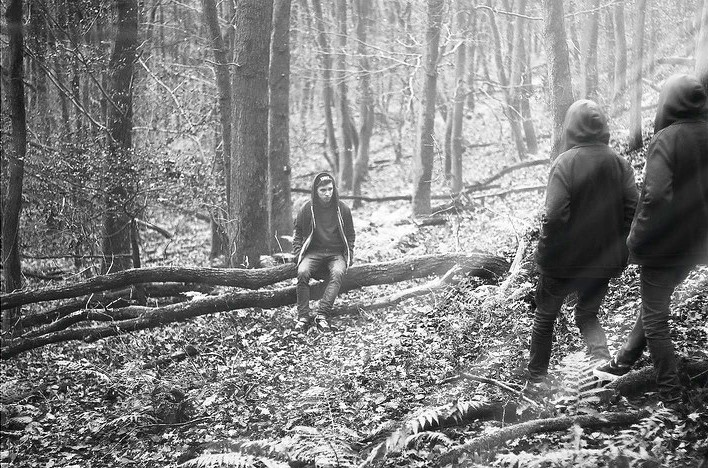
#> input picture forest.jpg, 708 x 468 px
$ jupyter execute --allow-errors Copy_of_Algo_project_image_proccessing_forest.ipynb   (shell and % lines are left out)
#> lines starting #> are read from the running program, lines starting #| are printed output that depends on the picture; long printed decimals are rounded
[cell 1]
import cv2 as cv
import numpy as np
import matplotlib.pyplot as plt
import random
import imquality.brisque as brisque

[cell 2]
img = cv.imread("forest.jpg")
#> img is the input picture: shape (468, 708, 3); mean B, G, R 131.5, 131.5, 131.4

[cell 3]
img.shape
#> Out = (468, 708, 3)

[cell 4]
gray = cv.cvtColor(img, cv.COLOR_BGR2GRAY) # Convert to greyscale

#> (a cell that did not finish here is left out)

Histogram equalization

[cell 6]
# This is original histogram, as you can see all values are bunched at the center
hist,bins = np.histogram(gray.flatten(),bins = 256,range = [0,256])
#> hist = 256 values, max 2755 at index 255, min 64 at index 3, mean 1294.3; bins = 257 values from 0 to 256
cdf = hist.cumsum()
#> cdf = 256 values from 244 to 331344
cdf_normalized = cdf * float(hist.max()) / cdf.max()
#> cdf_normalized = 256 values from 2.03 to 2755
plt.plot(cdf_normalized, color = 'b')
plt.hist(gray.flatten(),256,[0,256], color = 'r')
plt.xlim([0,256])
plt.legend(('cdf','histogram'), loc = 'upper left')
plt.show()
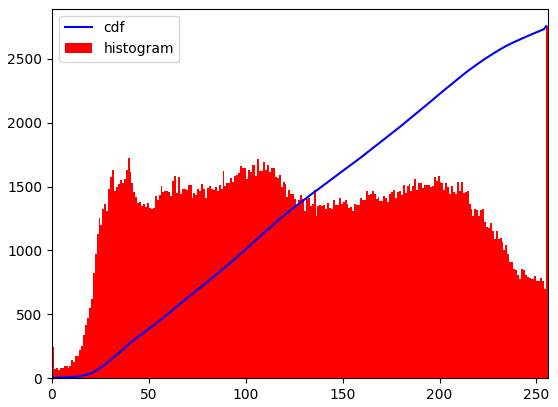
#> figure drawn by matplotlib, 1 panel; tallest bar 2755 high, from x = 255 to 256; curve peaks at x = 255, y = 2755

[cell 7]
equ = cv.equalizeHist(gray) # This line equalizes histogram, now we can see it's spread out. Also makes sense that the new histogram has larger standard deviation

[cell 8]
hist,bins = np.histogram(equ.flatten(),bins = 256,range = [0,256])
#> hist = 256 values, max 2755 at index 255, min 0 at index 11, mean 1294.3
cdf = hist.cumsum()
#> cdf = 256 values from 812 to 331344
cdf_normalized = cdf * float(hist.max()) / cdf.max()
#> cdf_normalized = 256 values from 6.75 to 2755
plt.plot(cdf_normalized, color = 'b')
plt.hist(equ.flatten(),256,[0,256], color = 'r')
plt.xlim([0,256])
plt.legend(('cdf','histogram'), loc = 'upper left')
plt.show()
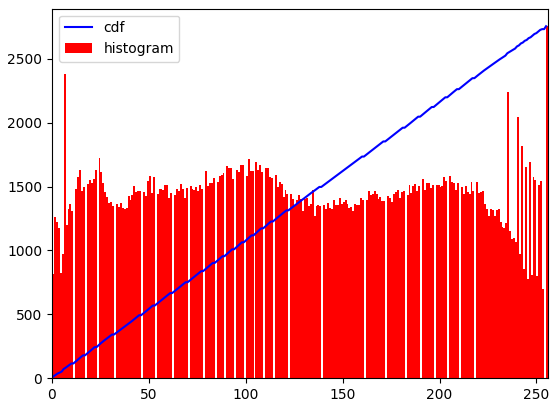
#> figure drawn by matplotlib, 1 panel; tallest bar 2755 high, from x = 255 to 256; curve peaks at x = 255, y = 2755

[cell 9]
#
print(np.std(gray)) # Original sd
#| 66.116
print(np.std(equ))  # Sd after equalization
#| 73.670

#> (a cell that did not finish here is left out)

[cell 11]
#brisque.score(equ)

Now using the method from the research paper (with constants unchanged and window size 10)

[cell 12]
new_image = np.zeros((gray.shape[0],gray.shape[1]))
a = 0
b = 0
c = 1
k = 1
n_size = 10
M = np.mean(gray)
#> M = 131.5
for i in np.arange(0,gray.shape[0]):
    for j in np.arange(0,gray.shape[1]):
        old = gray[i,j]
        #neighbors = [gray[i-1,j],gray[i-1,j-1],gray[i-1,j+1],gray[i,j-1],gray[i,j+1],gray[i+1,j],gray[i+1,j-1],gray[i+1,j+1]]
        neighbor_bound = [max(i-n_size,0), min(i+n_size,gray.shape[0]),max(j-n_size,0), min(j+n_size,gray.shape[1])]
        rmin, rmax, cmin, cmax = neighbor_bound
        neighbors = gray[rmin:rmax,cmin:cmax]
        m = np.mean(neighbors)
        sigma = np.std(neighbors) + 0.0001 # Small constant added to avoid division by zero
        #sigma_list.append(sigma)
        new = (k*M/(sigma + b))*(old-c*m) + m**a
        if new > 255:
            new = 255
        if new < 0:
            new = 0
        new_image[i,j] = new
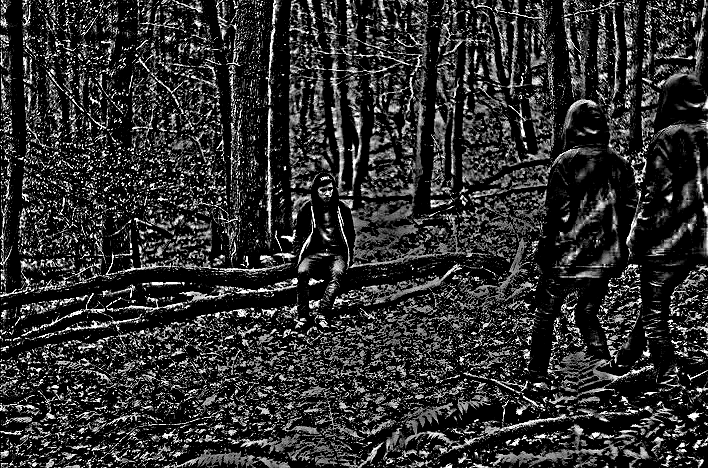
#> new_image: shape (468, 708) float64; min 0, max 255, mean 47.5

[cell 13]
new_image

#> (a cell that did not finish here is left out)

[cell 15]
# [24 lines of commented-out code are left out]

[cell 16]
#cv2_imshow(new_image)

[cell 17]
def img_func(a,b,c,k, n_size = 1000):
#> called with a = 0, b = 0, c = 1, k = 1, n_size = 1000
  new_image = np.zeros((gray.shape[0],gray.shape[1]))
  M = np.mean(gray)
#> M = 131.5
  rmin, rmax, cmin, cmax = [0,gray.shape[0],0,gray.shape[1]]
#> rmin = 0; rmax = 468; cmin = 0; cmax = 708
  neighbors = gray[rmin:rmax,cmin:cmax]
  m = np.mean(neighbors)
#> m = 131.5
  sigma = np.std(neighbors) + 0.0001 # Small constant added to avoid division by zero
#> sigma = 66.12

  for i in np.arange(0,gray.shape[0]):
    for j in np.arange(0,gray.shape[1]):
      old = gray[i,j]
      # [6 lines of commented-out code are left out]
      new = (k*M/(sigma + b))*(old-c*m) + m**a
      if new > 255:
          new = 255
      if new < 0:
          new = 0
      new_image[i,j] = new
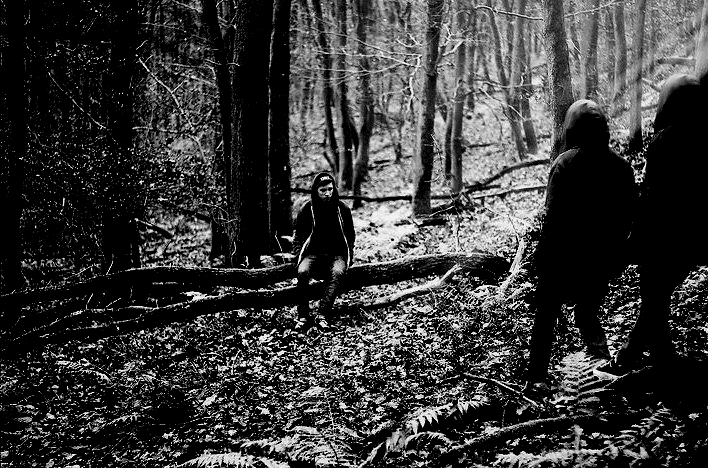
#> new_image: shape (468, 708) float64; min 0, max 246.6, mean 57.2
  return new_image

[cell 18]
func_trial = img_func(0,0,1,1)

[cell 19]
func_trial

#> (a cell that did not finish here is left out)

[cell 21]
np.std(func_trial)
#> Out = 75.15

[cell 22]
# Differential evolution formula

[cell 23]
def gen_wi ( nr ) :     # generates random weights
#> called with nr = 4
  wa = []
  for i in range( nr-1 ) :
    wi =  random.random()
    scale = random.random()*20-10
    wi = round( wi*scale , 3 )
    wa.append( wi )
  wa.append(random.random())
  return wa

[cell 24]
gen_wi(4)

[cell 25]
# As function
pop_size = 10
dim = 4
evaluation = np.zeros(pop_size)
Ws = np.zeros((pop_size,dim)) # dim is how many weights are present in our vector
qualities = np.zeros(pop_size)

for i in np.arange(pop_size):
  W = gen_wi ( dim )
  Ws[i:] = W
  new_image = img_func(W[0],W[1],W[2],W[3])
  #qual = np.std(new_image)
  qual = np.std(new_image)
  qualities[i] = qual
#> new_image: shape (468, 708) float64; every value is 255
best_idx = np.argmax(qualities)
#> best_idx = 7
best_error = np.max(qualities)
#> best_error = 96.26
print(best_error)
#| 96.262
print(Ws[best_idx])
#| [0.112      0.67       0.656      0.9638]
best_weights = Ws[best_idx]
#> best_weights = [0.112, 0.67, 0.656, 0.964]
#best_image = img_func(best_weights[0],best_weights[1],best_weights[2],best_weights[3])
F = 0.5 # Mutation
cr = 0.7 #Crossover probability
# convergence_rate = np.inf #Some initial large number
sd_list = [0] # Some initial small number
# while convergence_rate > 0.01:
for j in range(10):
   for i in range(pop_size):
     indices = np.arange(pop_size)
     np.random.shuffle(indices)
     # No step for if index is same, I guess probability is low
     a = indices[0]
     b = indices[1]
     c = indices[2]
#     #print(a,b,c) For troubleshooting if neccessary
     mutation =  Ws[a] + F* (Ws[b] - Ws[c])
# [6 lines of commented-out code are left out]
     if mutation[-1] < 0:
      mutation[-1] = 0
     if mutation[-1] > 1:
      mutation[-1] = 1
     new_soln = np.zeros(dim)
     for k in np.arange(dim):
        p = np.random.random()
        if p < cr:
         new_soln[k] = mutation[k]
        else:
         new_soln[k] = Ws[i][k]
#     #print(new_soln)
#       # # Now gotta use new solution to create function, and find error of this function with reference data

#     Y_calc = mysteryfunc(np.array(X_exp))
     new_image = img_func(new_soln[0],new_soln[1],new_soln[2],new_soln[3])
     new_sd = np.std(new_image)
     if new_sd > qualities[i]:
      qualities[i] = new_sd
#          #print('ha')
#     #     gen_data[i:] = Y
      Ws[i] = new_soln
best_qual = np.max(qualities)
# [4 lines of commented-out code are left out]
best_idx = np.argmax(qualities)
best_soln = Ws[best_idx]
